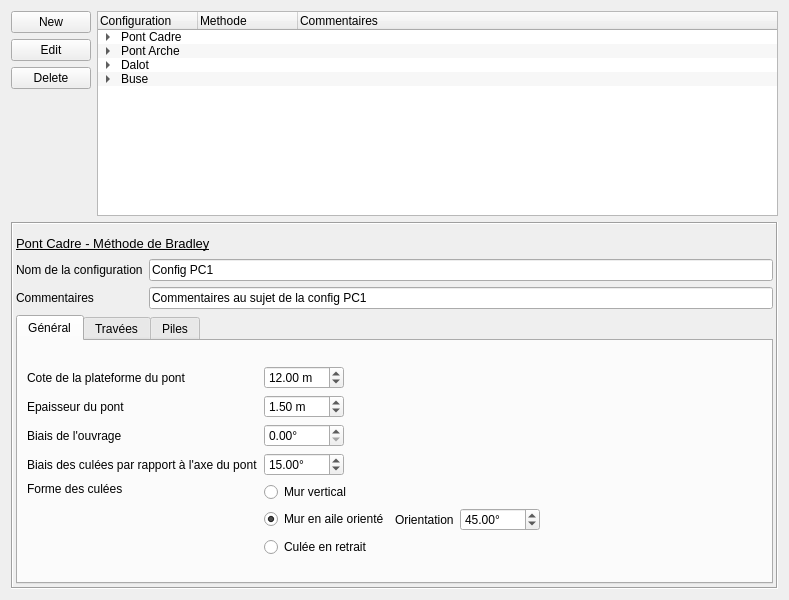
<?xml version="1.0" encoding="UTF-8"?>
<ui version="4.0">
 <class>Form</class>
 <widget class="QWidget" name="Form">
  <property name="geometry">
   <rect>
    <x>0</x>
    <y>0</y>
    <width>789</width>
    <height>600</height>
   </rect>
  </property>
  <property name="windowTitle">
   <string>Form</string>
  </property>
  <layout class="QVBoxLayout" name="verticalLayout_3">
   <item>
    <layout class="QHBoxLayout" name="horizontalLayout">
     <item>
      <layout class="QVBoxLayout" name="verticalLayout_2">
       <item>
        <widget class="QPushButton" name="pushButton_4">
         <property name="text">
          <string>New</string>
         </property>
        </widget>
       </item>
       <item>
        <widget class="QPushButton" name="pushButton_5">
         <property name="text">
          <string>Edit</string>
         </property>
        </widget>
       </item>
       <item>
        <widget class="QPushButton" name="pushButton_6">
         <property name="text">
          <string>Delete</string>
         </property>
        </widget>
       </item>
       <item>
        <spacer name="verticalSpacer_2">
         <property name="orientation">
          <enum>Qt::Vertical</enum>
         </property>
         <property name="sizeHint" stdset="0">
          <size>
           <width>20</width>
           <height>40</height>
          </size>
         </property>
        </spacer>
       </item>
      </layout>
     </item>
     <item>
      <widget class="QTreeWidget" name="treeWidget_2">
       <property name="alternatingRowColors">
        <bool>true</bool>
       </property>
       <column>
        <property name="text">
         <string>Configuration</string>
        </property>
       </column>
       <column>
        <property name="text">
         <string>Methode</string>
        </property>
       </column>
       <column>
        <property name="text">
         <string>Commentaires</string>
        </property>
       </column>
       <item>
        <property name="text">
         <string>Pont Cadre</string>
        </property>
        <property name="text">
         <string/>
        </property>
        <property name="text">
         <string/>
        </property>
        <item>
         <property name="text">
          <string>Config PC1</string>
         </property>
         <property name="text">
          <string>Bradley</string>
         </property>
         <property name="text">
          <string>Commentaires au sujet de la config PC1</string>
         </property>
        </item>
        <item>
         <property name="text">
          <string>Config PC2</string>
         </property>
         <property name="text">
          <string>Bradley</string>
         </property>
         <property name="text">
          <string>Commentaires au sujet de la config PC2</string>
         </property>
        </item>
       </item>
       <item>
        <property name="text">
         <string>Pont Arche</string>
        </property>
        <item>
         <property name="text">
          <string>Config PA1</string>
         </property>
         <property name="text">
          <string>Borda</string>
         </property>
         <property name="text">
          <string>Commentaires au sujet de la config PA1</string>
         </property>
        </item>
        <item>
         <property name="text">
          <string>Config PA2</string>
         </property>
         <property name="text">
          <string>Borda</string>
         </property>
         <property name="text">
          <string>Commentaires au sujet de la config PA2</string>
         </property>
        </item>
       </item>
       <item>
        <property name="text">
         <string>Dalot</string>
        </property>
        <item>
         <property name="text">
          <string>Config D1</string>
         </property>
         <property name="text">
          <string>Loi de seuil</string>
         </property>
         <property name="text">
          <string>Commentaires au sujet de la config D1</string>
         </property>
        </item>
        <item>
         <property name="text">
          <string>Config D2</string>
         </property>
         <property name="text">
          <string>Loi d'orifice</string>
         </property>
         <property name="text">
          <string>Commentaires au sujet de la config D2</string>
         </property>
        </item>
       </item>
       <item>
        <property name="text">
         <string>Buse</string>
        </property>
        <item>
         <property name="text">
          <string>Config B1</string>
         </property>
         <property name="text">
          <string>Borda</string>
         </property>
         <property name="text">
          <string>Commentaires au sujet de la config B1</string>
         </property>
        </item>
       </item>
      </widget>
     </item>
    </layout>
   </item>
   <item>
    <widget class="QStackedWidget" name="stackedWidget">
     <property name="frameShape">
      <enum>QFrame::Box</enum>
     </property>
     <property name="frameShadow">
      <enum>QFrame::Sunken</enum>
     </property>
     <property name="currentIndex">
      <number>0</number>
     </property>
     <widget class="QWidget" name="page">
      <layout class="QVBoxLayout" name="verticalLayout_4">
       <property name="leftMargin">
        <number>3</number>
       </property>
       <property name="rightMargin">
        <number>3</number>
       </property>
       <property name="bottomMargin">
        <number>3</number>
       </property>
       <item>
        <widget class="QLabel" name="label">
         <property name="minimumSize">
          <size>
           <width>0</width>
           <height>20</height>
          </size>
         </property>
         <property name="font">
          <font>
           <pointsize>10</pointsize>
           <weight>50</weight>
           <bold>false</bold>
           <underline>true</underline>
          </font>
         </property>
         <property name="text">
          <string>Pont Cadre - Méthode de Bradley</string>
         </property>
        </widget>
       </item>
       <item>
        <layout class="QGridLayout" name="gridLayout_5">
         <item row="0" column="0">
          <widget class="QLabel" name="label_8">
           <property name="text">
            <string>Nom de la configuration</string>
           </property>
          </widget>
         </item>
         <item row="1" column="0">
          <widget class="QLabel" name="label_3">
           <property name="text">
            <string>Commentaires</string>
           </property>
          </widget>
         </item>
         <item row="0" column="1">
          <widget class="QLineEdit" name="lineEdit_3">
           <property name="text">
            <string>Config PC1</string>
           </property>
          </widget>
         </item>
         <item row="1" column="1">
          <widget class="QLineEdit" name="lineEdit">
           <property name="text">
            <string>Commentaires au sujet de la config PC1</string>
           </property>
          </widget>
         </item>
        </layout>
       </item>
       <item>
        <widget class="QTabWidget" name="tabWidget">
         <property name="currentIndex">
          <number>0</number>
         </property>
         <widget class="QWidget" name="tab">
          <attribute name="title">
           <string>Général</string>
          </attribute>
          <layout class="QVBoxLayout" name="verticalLayout_5">
           <item>
            <layout class="QGridLayout" name="gridLayout">
             <item row="1" column="1">
              <widget class="QDoubleSpinBox" name="doubleSpinBox_2">
               <property name="maximumSize">
                <size>
                 <width>80</width>
                 <height>16777215</height>
                </size>
               </property>
               <property name="suffix">
                <string> m</string>
               </property>
               <property name="value">
                <double>1.500000000000000</double>
               </property>
              </widget>
             </item>
             <item row="3" column="0">
              <widget class="QLabel" name="label_11">
               <property name="text">
                <string>Biais des culées par rapport à l'axe du pont</string>
               </property>
              </widget>
             </item>
             <item row="4" column="1">
              <layout class="QGridLayout" name="gridLayout_4">
               <item row="1" column="1">
                <layout class="QHBoxLayout" name="horizontalLayout_3">
                 <item>
                  <widget class="QLabel" name="label_7">
                   <property name="text">
                    <string>Orientation</string>
                   </property>
                  </widget>
                 </item>
                 <item>
                  <widget class="QDoubleSpinBox" name="doubleSpinBox_4">
                   <property name="minimumSize">
                    <size>
                     <width>80</width>
                     <height>0</height>
                    </size>
                   </property>
                   <property name="maximumSize">
                    <size>
                     <width>80</width>
                     <height>16777215</height>
                    </size>
                   </property>
                   <property name="suffix">
                    <string>°</string>
                   </property>
                   <property name="value">
                    <double>45.000000000000000</double>
                   </property>
                  </widget>
                 </item>
                 <item>
                  <spacer name="horizontalSpacer">
                   <property name="orientation">
                    <enum>Qt::Horizontal</enum>
                   </property>
                   <property name="sizeHint" stdset="0">
                    <size>
                     <width>40</width>
                     <height>20</height>
                    </size>
                   </property>
                  </spacer>
                 </item>
                </layout>
               </item>
               <item row="0" column="0">
                <widget class="QRadioButton" name="rb_type1">
                 <property name="text">
                  <string>Mur vertical</string>
                 </property>
                 <property name="iconSize">
                  <size>
                   <width>44</width>
                   <height>27</height>
                  </size>
                 </property>
                </widget>
               </item>
               <item row="1" column="0">
                <widget class="QRadioButton" name="rb_type2">
                 <property name="text">
                  <string>Mur en aile orienté</string>
                 </property>
                 <property name="iconSize">
                  <size>
                   <width>62</width>
                   <height>27</height>
                  </size>
                 </property>
                 <property name="checked">
                  <bool>true</bool>
                 </property>
                </widget>
               </item>
               <item row="2" column="0">
                <widget class="QRadioButton" name="rb_type3">
                 <property name="text">
                  <string>Culée en retrait</string>
                 </property>
                 <property name="iconSize">
                  <size>
                   <width>65</width>
                   <height>27</height>
                  </size>
                 </property>
                </widget>
               </item>
              </layout>
             </item>
             <item row="2" column="0">
              <widget class="QLabel" name="label_5">
               <property name="text">
                <string>Biais de l'ouvrage</string>
               </property>
              </widget>
             </item>
             <item row="2" column="1">
              <widget class="QDoubleSpinBox" name="doubleSpinBox_5">
               <property name="maximumSize">
                <size>
                 <width>80</width>
                 <height>16777215</height>
                </size>
               </property>
               <property name="suffix">
                <string>°</string>
               </property>
              </widget>
             </item>
             <item row="0" column="1">
              <widget class="QDoubleSpinBox" name="doubleSpinBox">
               <property name="maximumSize">
                <size>
                 <width>80</width>
                 <height>16777215</height>
                </size>
               </property>
               <property name="suffix">
                <string> m</string>
               </property>
               <property name="value">
                <double>12.000000000000000</double>
               </property>
              </widget>
             </item>
             <item row="3" column="1">
              <widget class="QDoubleSpinBox" name="doubleSpinBox_6">
               <property name="maximumSize">
                <size>
                 <width>80</width>
                 <height>16777215</height>
                </size>
               </property>
               <property name="suffix">
                <string>°</string>
               </property>
               <property name="value">
                <double>15.000000000000000</double>
               </property>
              </widget>
             </item>
             <item row="1" column="0">
              <widget class="QLabel" name="label_4">
               <property name="text">
                <string>Epaisseur du pont</string>
               </property>
              </widget>
             </item>
             <item row="0" column="0">
              <widget class="QLabel" name="label_2">
               <property name="text">
                <string>Cote de la plateforme du pont</string>
               </property>
              </widget>
             </item>
             <item row="4" column="0">
              <widget class="QLabel" name="label_12">
               <property name="text">
                <string>Forme des culées</string>
               </property>
               <property name="alignment">
                <set>Qt::AlignLeading|Qt::AlignLeft|Qt::AlignTop</set>
               </property>
              </widget>
             </item>
            </layout>
           </item>
          </layout>
         </widget>
         <widget class="QWidget" name="tab_2">
          <attribute name="title">
           <string>Travées</string>
          </attribute>
          <layout class="QVBoxLayout" name="verticalLayout_6">
           <item>
            <layout class="QGridLayout" name="gridLayout_2">
             <item row="1" column="1">
              <widget class="QSpinBox" name="spinBox">
               <property name="maximumSize">
                <size>
                 <width>80</width>
                 <height>16777215</height>
                </size>
               </property>
               <property name="value">
                <number>4</number>
               </property>
              </widget>
             </item>
             <item row="1" column="0">
              <widget class="QLabel" name="label_17">
               <property name="text">
                <string>Nombre de travées</string>
               </property>
              </widget>
             </item>
             <item row="2" column="0">
              <widget class="QLabel" name="label_16">
               <property name="text">
                <string>Description</string>
               </property>
               <property name="alignment">
                <set>Qt::AlignLeading|Qt::AlignLeft|Qt::AlignTop</set>
               </property>
              </widget>
             </item>
             <item row="2" column="1">
              <widget class="QTableWidget" name="tableWidget_2">
               <property name="alternatingRowColors">
                <bool>true</bool>
               </property>
               <attribute name="verticalHeaderDefaultSectionSize">
                <number>24</number>
               </attribute>
               <row>
                <property name="text">
                 <string>1</string>
                </property>
               </row>
               <row>
                <property name="text">
                 <string>2</string>
                </property>
               </row>
               <row>
                <property name="text">
                 <string>3</string>
                </property>
               </row>
               <row>
                <property name="text">
                 <string>4</string>
                </property>
               </row>
               <column>
                <property name="text">
                 <string>Nom</string>
                </property>
               </column>
               <column>
                <property name="text">
                 <string>Largeur</string>
                </property>
               </column>
               <item row="0" column="0">
                <property name="text">
                 <string>Travée 1</string>
                </property>
               </item>
               <item row="0" column="1">
                <property name="text">
                 <string>3.0</string>
                </property>
               </item>
               <item row="1" column="0">
                <property name="text">
                 <string>Travée 2</string>
                </property>
               </item>
               <item row="1" column="1">
                <property name="text">
                 <string>2.5</string>
                </property>
               </item>
               <item row="2" column="0">
                <property name="text">
                 <string>Travée 3</string>
                </property>
               </item>
               <item row="2" column="1">
                <property name="text">
                 <string>2.5</string>
                </property>
               </item>
               <item row="3" column="0">
                <property name="text">
                 <string>Travée 4</string>
                </property>
               </item>
               <item row="3" column="1">
                <property name="text">
                 <string>3.0</string>
                </property>
               </item>
              </widget>
             </item>
            </layout>
           </item>
          </layout>
         </widget>
         <widget class="QWidget" name="tab_3">
          <attribute name="title">
           <string>Piles</string>
          </attribute>
          <layout class="QVBoxLayout" name="verticalLayout">
           <item>
            <layout class="QGridLayout" name="gridLayout_3">
             <item row="1" column="1">
              <widget class="QSpinBox" name="spinBox_2">
               <property name="maximumSize">
                <size>
                 <width>80</width>
                 <height>16777215</height>
                </size>
               </property>
               <property name="value">
                <number>3</number>
               </property>
              </widget>
             </item>
             <item row="1" column="0">
              <widget class="QLabel" name="label_18">
               <property name="text">
                <string>Nombre de piles</string>
               </property>
              </widget>
             </item>
             <item row="2" column="0">
              <widget class="QLabel" name="label_19">
               <property name="text">
                <string>Description</string>
               </property>
               <property name="alignment">
                <set>Qt::AlignLeading|Qt::AlignLeft|Qt::AlignTop</set>
               </property>
              </widget>
             </item>
             <item row="2" column="1">
              <widget class="QTableWidget" name="tableWidget_3">
               <property name="alternatingRowColors">
                <bool>true</bool>
               </property>
               <attribute name="verticalHeaderDefaultSectionSize">
                <number>24</number>
               </attribute>
               <row>
                <property name="text">
                 <string>1</string>
                </property>
               </row>
               <row>
                <property name="text">
                 <string>2</string>
                </property>
               </row>
               <row>
                <property name="text">
                 <string>3</string>
                </property>
               </row>
               <column>
                <property name="text">
                 <string>Forme</string>
                </property>
               </column>
               <column>
                <property name="text">
                 <string>Largeur</string>
                </property>
               </column>
               <column>
                <property name="text">
                 <string>Biais de la pile par rapport à l'axe du pont</string>
                </property>
               </column>
               <item row="0" column="0">
                <property name="text">
                 <string>Forme 1</string>
                </property>
               </item>
               <item row="0" column="1">
                <property name="text">
                 <string>3.0</string>
                </property>
               </item>
               <item row="0" column="2">
                <property name="text">
                 <string>0.00</string>
                </property>
               </item>
               <item row="1" column="0">
                <property name="text">
                 <string>Forme 2</string>
                </property>
               </item>
               <item row="1" column="1">
                <property name="text">
                 <string>2.5</string>
                </property>
               </item>
               <item row="1" column="2">
                <property name="text">
                 <string>0.00</string>
                </property>
               </item>
               <item row="2" column="0">
                <property name="text">
                 <string>Forme 1</string>
                </property>
               </item>
               <item row="2" column="1">
                <property name="text">
                 <string>2.5</string>
                </property>
               </item>
               <item row="2" column="2">
                <property name="text">
                 <string>0.00</string>
                </property>
               </item>
              </widget>
             </item>
            </layout>
           </item>
          </layout>
         </widget>
        </widget>
       </item>
      </layout>
     </widget>
     <widget class="QWidget" name="page_2"/>
    </widget>
   </item>
  </layout>
 </widget>
 <resources/>
 <connections/>
</ui>
